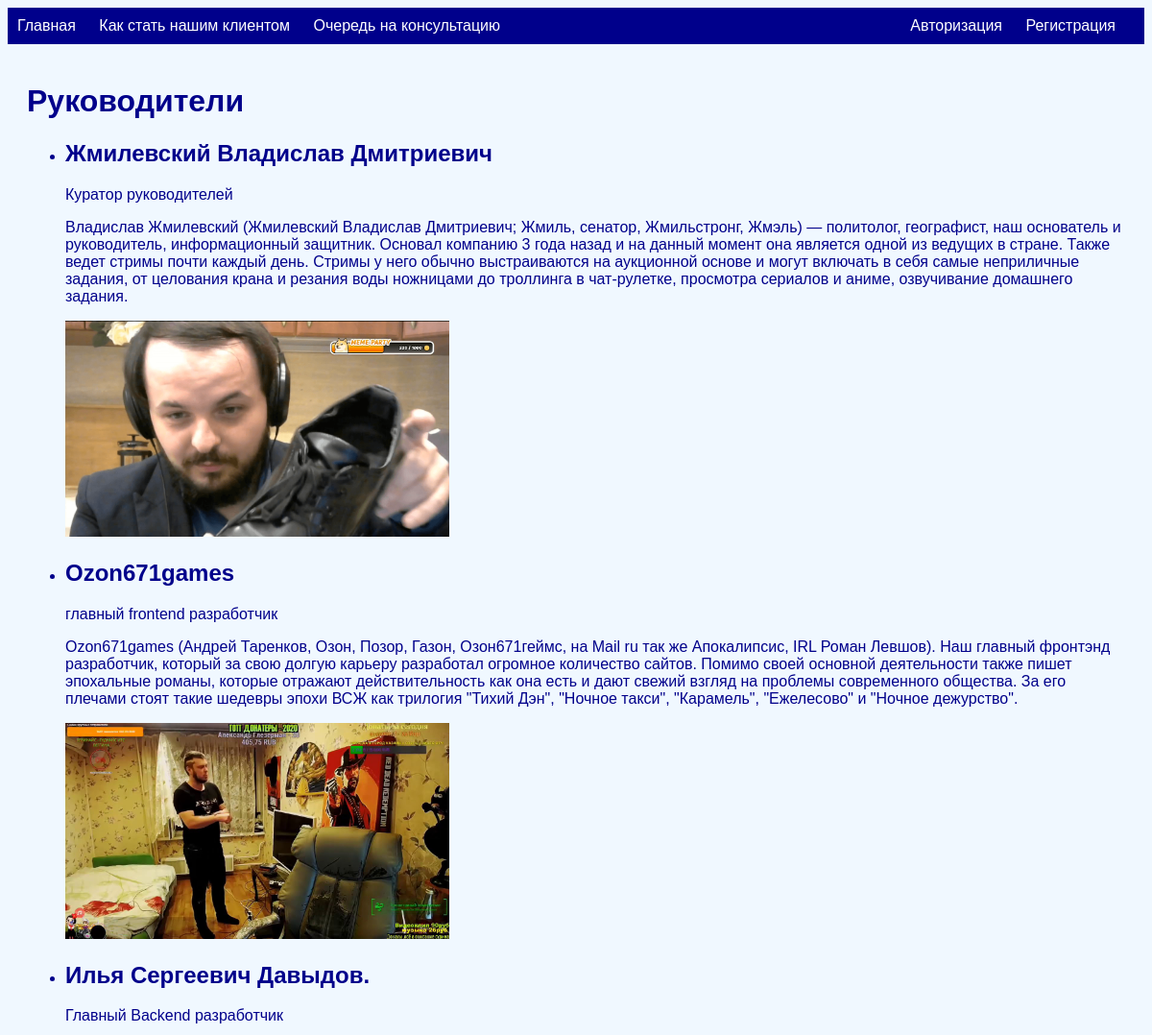
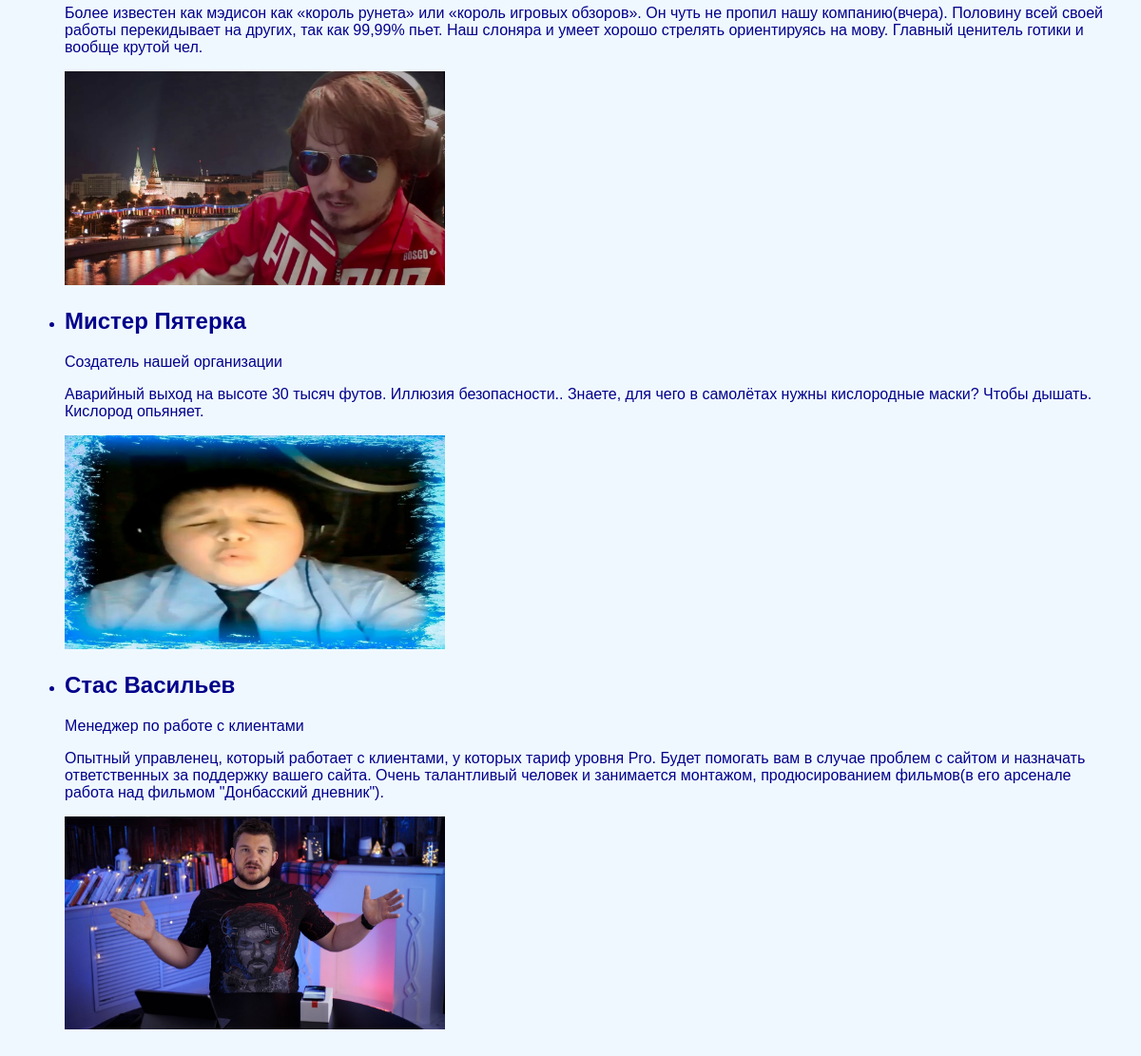
The page /leaders/ on the database its author committed (2 pictures, top to bottom).
### main/models.py (models this page shows)
class Leader(models.Model):
    name = models.CharField(max_length=100)
    position = models.CharField(max_length=100)
    bio = models.TextField()
    image = models.ImageField(upload_to='leaders/', blank=True, null=True)

### main/views.py (the view)
# urls.py: path('leaders/', views.leaders, name='leaders'),
def leaders(request):
    leaders = Leader.objects.all()
    return render(request, 'main/leaders.html', {'leaders': leaders})

### main/templates/main/leaders.html
{% extends 'main/base.html' %}
{% block content %}
    <h1>Руководители</h1>
    <ul>
        {% for leader in leaders %}
            <li>
                <h2>{{ leader.name }}</h2>
                <p>{{ leader.position }}</p>
                <p>{{ leader.bio }}</p>
                {% if leader.image %}
                    <img src="{{ leader.image.url }}" alt="{{ leader.name }}" style="max-width: 400px;">
                {% endif %}
            </li>
        {% endfor %}
    </ul>
{% endblock %}

### main/templates/main/base.html (shortened to what this page needs)
<!DOCTYPE html>
<html lang="ru">
<head>
</head>
<body>
    <div class="navbar">
        <div>
            <a href="{% url 'home' %}">Главная</a>
            <a href="{% url 'become_client' %}">Как стать нашим клиентом</a>
            <a href="{% url 'consultation_queue' %}">Очередь на консультацию</a>
        </div>
        <div class="auth-button">
            {% if user.is_authenticated %}
                <form action="{% url 'logout' %}" method="post">
                    {% csrf_token %}
                    <button type="submit">Выйти</button>
                </form>
            {% else %}
                <a href="{% url 'login' %}">Авторизация</a>
                <a href="{% url 'register' %}">Регистрация</a>
            {% endif %}
        </div>
    </div>
    <div class="content">
        {% block content %}
        {% endblock %}
    </div>
</body>
</html>

### main/templates/main/base.html (style rules this page uses)
body { font-family: Arial, sans-serif; background-color: #f0f8ff; color: #00008b; }
.navbar { background-color: #00008b; padding: 10px; display: flex; justify-content: space-between; align-items: center; }
.navbar a { color: #ffffff; text-decoration: none; margin-right: 20px; }
.content { padding: 20px; }
.auth-button { margin-left: auto; }

### rows shown on the page
Leader: name "Жмилевский Владислав Дмитриевич", position "Куратор руководителей", bio "Владислав Жмилевский (Жмилевский Владислав Дмитриевич; Жмиль, сенатор, Жмильстронг, Жмэль) — политолог, географист, наш основатель и руководитель, информационный защитник. Основал компанию 3 года назад и на данный момент она является одной из ведущих в стране. Также ведет стримы почти каждый день. Стримы у него обычно выстраиваются на аукционной основе и могут включать в себя самые неприличные задания, от целования крана и резания воды ножницами до троллинга в чат-рулетке, просмотра сериалов и аниме, озвучивание домашнего задания.", image (picture)
Leader: name "Ozon671games", position "главный frontend разработчик", bio "Ozon671games (Андрей Таренков, Озон, Позор, Газон, Озон671геймс, на Mail ru так же Апокалипсис, IRL Роман Левшов). Наш главный фронтэнд разработчик, который за свою долгую карьеру разработал огромное количество сайтов. Помимо своей основной деятельности также пишет эпохальные романы, которые отражают действительность как она есть и дают свежий взгляд на проблемы современного общества. За его плечами стоят такие шедевры эпохи ВСЖ как трилогия \"Тихий Дэн\", \"Ночное такси\", \"Карамель\", \"Ежелесово\" и \"Ночное дежурство\".", image (placeholder picture)
Leader: name "Илья Сергеевич Давыдов.", position "Главный Backend разработчик", bio "Более известен как мэдисон как «король рунета» или «король игровых обзоров». Он чуть не пропил нашу компанию(вчера). Половину всей своей работы перекидывает на других, так как 99,99% пьет. Наш слоняра и умеет хорошо стрелять ориентируясь на мову. Главный ценитель готики и вообще крутой чел.", image (picture)
Leader: name "Мистер Пятерка", position "Создатель нашей организации", bio "Аварийный выход на высоте 30 тысяч футов. Иллюзия безопасности.. Знаете, для чего в самолётах нужны кислородные маски? Чтобы дышать. Кислород опьяняет.", image (picture)
Leader: name "Стас Васильев", position "Менеджер по работе с клиентами", bio "Опытный управленец, который работает с клиентами, у которых тариф уровня Pro. Будет помогать вам в случае проблем с сайтом и назначать ответственных за поддержку вашего сайта. Очень талантливый человек и занимается монтажом, продюсированием фильмов(в его арсенале работа над фильмом \"Донбасский дневник\").", image (picture)
